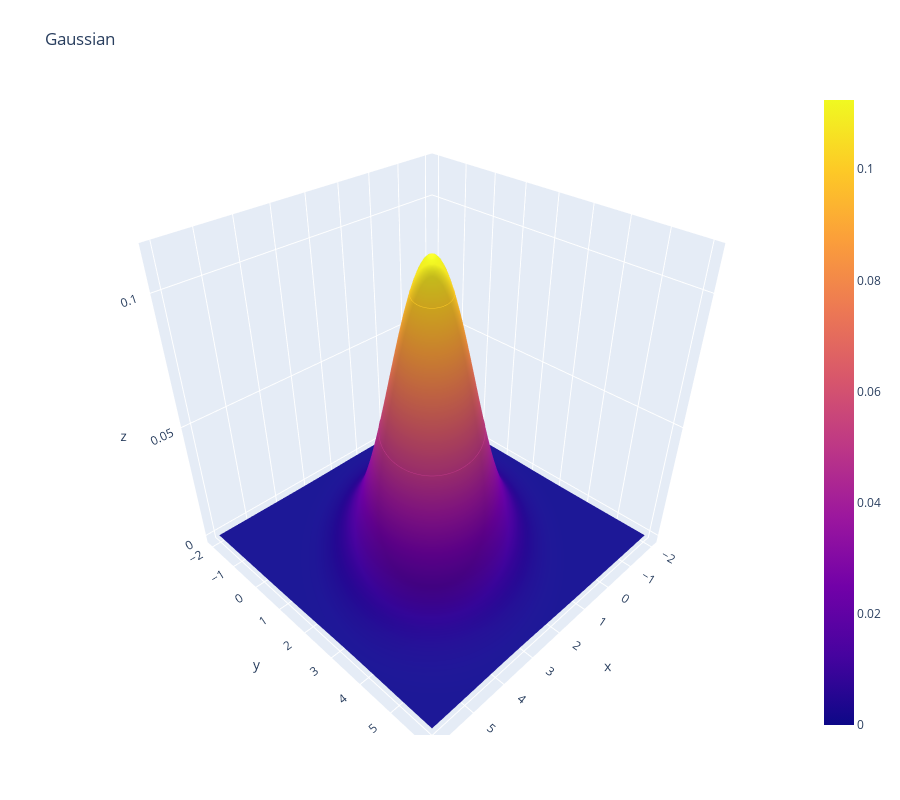

The code cell stored with this chart in its notebook:
### Code cell
fig = go.Figure(data=[go.Surface(z=z,x=x,y=y)])
fig.update_traces(contours_z=dict(show=True, usecolormap=True,
                                  highlightcolor="limegreen", project_z=True))
fig.update_layout(title='Gaussian', autosize=False,
                  width=900, height=800,
                  margin=dict(l=65, r=50, b=65, t=90))

fig.show()
